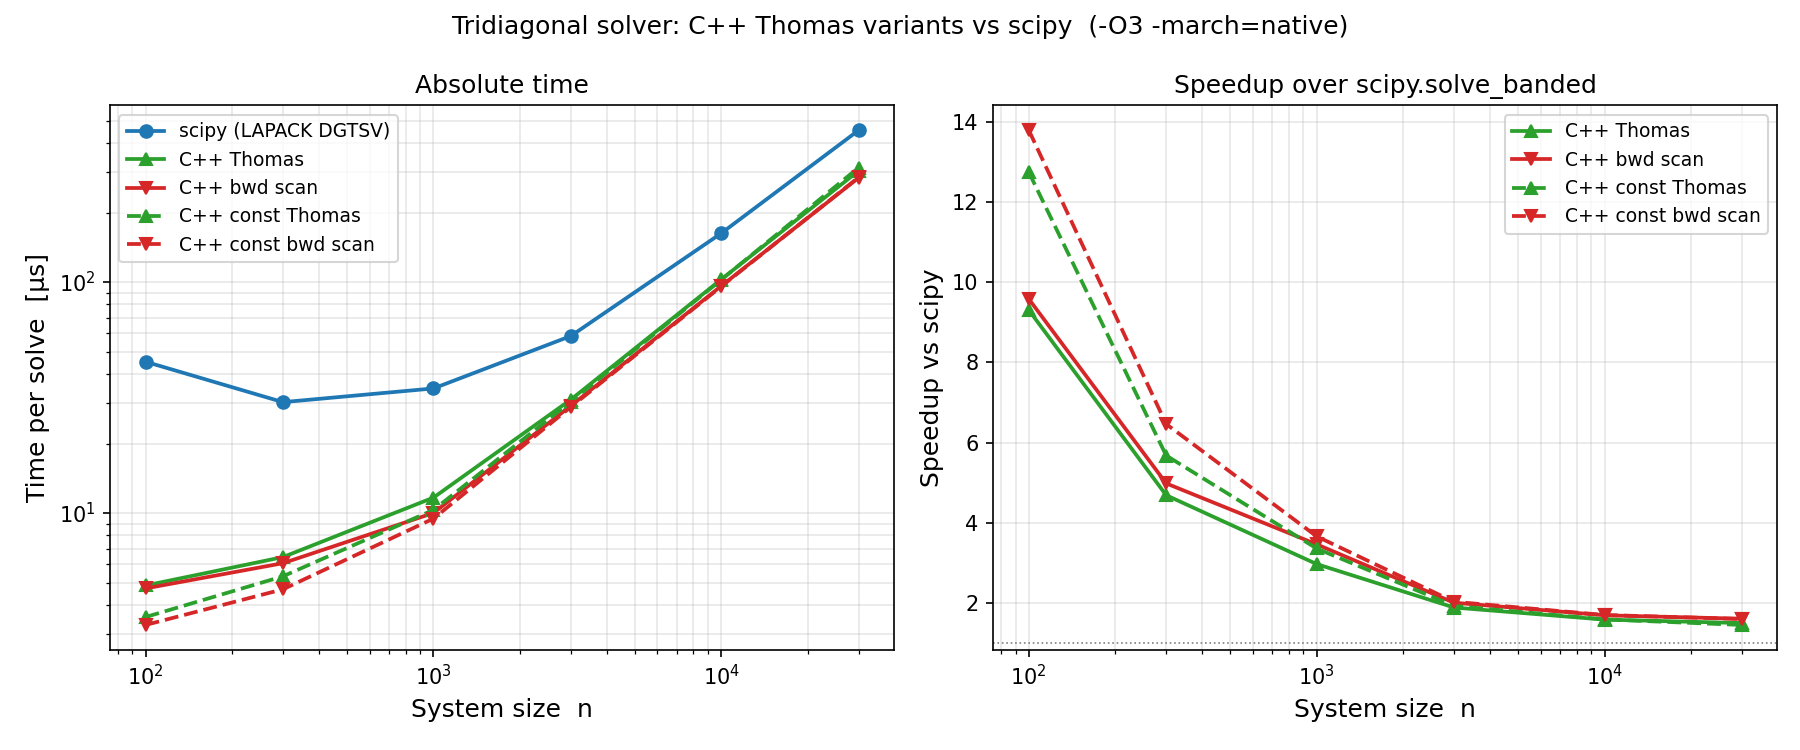

This figure's Python source:
"""Benchmark: C++ tridiagonal variants vs scipy.

Variants
--------
scipy          scipy.linalg.solve_banded  (LAPACK DGTSV)
cpp_thomas     pure Thomas algorithm      (sequential loop)
cpp_bwd_scan   loop fwd + affine scan bwd (std::inclusive_scan)
cpp_const_t    const-coeff Thomas         (scalar l/d/u)
cpp_const_bwd  const-coeff bwd scan       (scalar l/d/u)

Build
-----
    python setup.py build_ext --inplace

Run
---
    python benchmark.py
"""

import glob, os, subprocess, sys, time
import numpy as np
import matplotlib
matplotlib.use("Agg")
import matplotlib.pyplot as plt
from scipy.linalg import solve_banded

HERE = os.path.dirname(os.path.abspath(__file__))
sys.path.insert(0, HERE)


# ── build C++ extension if needed ────────────────────────────────────────────
def _build():
    if glob.glob(os.path.join(HERE, "tridiagonal_cpp*.so")):
        return
    print("Building C++ extension ...", flush=True)
    subprocess.run(
        [sys.executable, "setup.py", "build_ext", "--inplace"],
        cwd=HERE, check=True, stdout=subprocess.DEVNULL, stderr=subprocess.DEVNULL,
    )

_build()
import tridiagonal_cpp as cpp


# ── solvers ───────────────────────────────────────────────────────────────────
def scipy_solve(lo, di, up, b):
    n = len(di)
    ab = np.zeros((3, n))
    ab[0, 1:]  = up
    ab[1, :]   = di
    ab[2, :-1] = lo
    return solve_banded((1, 1), ab, b)


# ── correctness check ─────────────────────────────────────────────────────────
def verify():
    rng = np.random.default_rng(0)
    n = 30
    lo = rng.standard_normal(n - 1) * 0.5
    di = np.abs(rng.standard_normal(n)) + 3.0
    up = rng.standard_normal(n - 1) * 0.5
    b  = rng.standard_normal(n)
    lo_s, di_s, up_s = 0.4, 3.0, 0.3  # constant-coeff reference
    b_c = rng.standard_normal(n)

    ref_vec   = scipy_solve(lo, di, up, b)
    ref_const = scipy_solve(np.full(n-1, lo_s), np.full(n, di_s),
                            np.full(n-1, up_s), b_c)

    cases = [
        ("cpp_thomas",    cpp.solve_thomas(lo, di, up, b),           ref_vec),
        ("cpp_bwd_scan",  cpp.solve_bwd_scan(lo, di, up, b),         ref_vec),
        ("cpp_const_t",   cpp.solve_const_thomas(lo_s, di_s, up_s, b_c),  ref_const),
        ("cpp_const_bwd", cpp.solve_const_bwd_scan(lo_s, di_s, up_s, b_c), ref_const),
    ]
    print("=== correctness (max |err|) ===")
    for name, got, ref in cases:
        print(f"  {name:18s}  {np.abs(got - ref).max():.2e}")
    print()


# ── timing helper ─────────────────────────────────────────────────────────────
def timeit(fn, warmup=10, iters=500):
    for _ in range(warmup): fn()
    t0 = time.perf_counter()
    for _ in range(iters): fn()
    return (time.perf_counter() - t0) / iters * 1e6  # µs/call


# ── benchmark ─────────────────────────────────────────────────────────────────
def benchmark():
    rng  = np.random.default_rng(42)
    ns   = [100, 300, 1_000, 3_000, 10_000, 30_000]
    lo_s, di_s, up_s = 0.4, 3.0, 0.3

    keys  = ["scipy", "cpp_thomas", "cpp_bwd_scan", "cpp_const_t", "cpp_const_bwd"]
    times = {k: [] for k in keys}

    print(f"{'n':>7}  {'scipy':>8}  {'cpp_thomas':>11}  {'cpp_bwd':>9}  "
          f"{'const_t':>9}  {'const_bwd':>11}  (µs/call)")
    print("─" * 72)

    for n in ns:
        lo = rng.standard_normal(n - 1) * 0.5
        di = np.abs(rng.standard_normal(n)) + 3.0
        up = rng.standard_normal(n - 1) * 0.5
        b  = rng.standard_normal(n)
        bc = rng.standard_normal(n)

        r = {
            "scipy":        timeit(lambda: scipy_solve(lo, di, up, b)),
            "cpp_thomas":   timeit(lambda: cpp.solve_thomas(lo, di, up, b)),
            "cpp_bwd_scan": timeit(lambda: cpp.solve_bwd_scan(lo, di, up, b)),
            "cpp_const_t":  timeit(lambda: cpp.solve_const_thomas(lo_s, di_s, up_s, bc)),
            "cpp_const_bwd":timeit(lambda: cpp.solve_const_bwd_scan(lo_s, di_s, up_s, bc)),
        }
        for k in keys: times[k].append(r[k])
        print(f"{n:>7}  {r['scipy']:>7.1f}µ  {r['cpp_thomas']:>10.1f}µ  "
              f"{r['cpp_bwd_scan']:>8.1f}µ  {r['cpp_const_t']:>8.1f}µ  "
              f"{r['cpp_const_bwd']:>10.1f}µ")

    return ns, times


# ── plot ──────────────────────────────────────────────────────────────────────
def plot(ns, times):
    fig, axes = plt.subplots(1, 2, figsize=(12, 5))

    styles = {
        "scipy":         ("C0", "o", "-",  "scipy (LAPACK DGTSV)"),
        "cpp_thomas":    ("C2", "^", "-",  "C++ Thomas"),
        "cpp_bwd_scan":  ("C3", "v", "-",  "C++ bwd scan"),
        "cpp_const_t":   ("C2", "^", "--", "C++ const Thomas"),
        "cpp_const_bwd": ("C3", "v", "--", "C++ const bwd scan"),
    }

    # left: absolute time
    ax = axes[0]
    for key, (col, mk, ls, label) in styles.items():
        ax.plot(ns, times[key], color=col, marker=mk, linestyle=ls,
                label=label, lw=1.8, ms=6)
    ax.set_xscale("log"); ax.set_yscale("log")
    ax.set_xlabel("System size  n", fontsize=12)
    ax.set_ylabel("Time per solve  [µs]", fontsize=12)
    ax.set_title("Absolute time", fontsize=12)
    ax.legend(fontsize=9); ax.grid(True, which="both", alpha=0.3)

    # right: speedup over scipy
    ax = axes[1]
    for key, (col, mk, ls, label) in styles.items():
        if key == "scipy":
            continue
        sp = [s / t for s, t in zip(times["scipy"], times[key])]
        ax.plot(ns, sp, color=col, marker=mk, linestyle=ls,
                label=label, lw=1.8, ms=6)
    ax.axhline(1.0, color="gray", lw=0.8, ls=":")
    ax.set_xscale("log")
    ax.set_xlabel("System size  n", fontsize=12)
    ax.set_ylabel("Speedup vs scipy", fontsize=12)
    ax.set_title("Speedup over scipy.solve_banded", fontsize=12)
    ax.legend(fontsize=9); ax.grid(True, which="both", alpha=0.3)

    fig.suptitle("Tridiagonal solver: C++ Thomas variants vs scipy  (-O3 -march=native)",
                 fontsize=12)
    fig.tight_layout()
    out = os.path.join(HERE, "benchmark.png")
    fig.savefig(out, dpi=150)
    print(f"\nSaved: {out}")


if __name__ == "__main__":
    verify()
    ns, times = benchmark()
    plot(ns, times)
